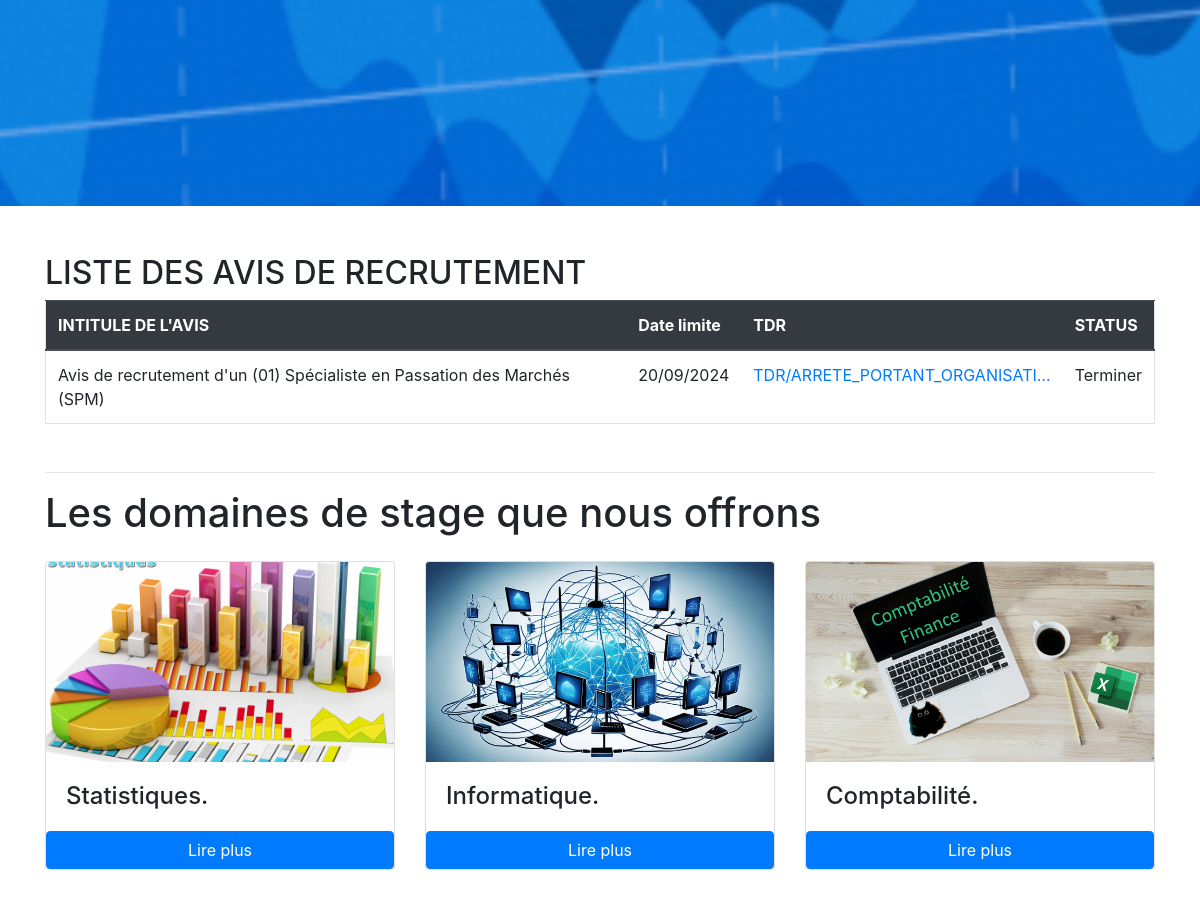
The page /careers/ (middle part) on the database as committed earlier.
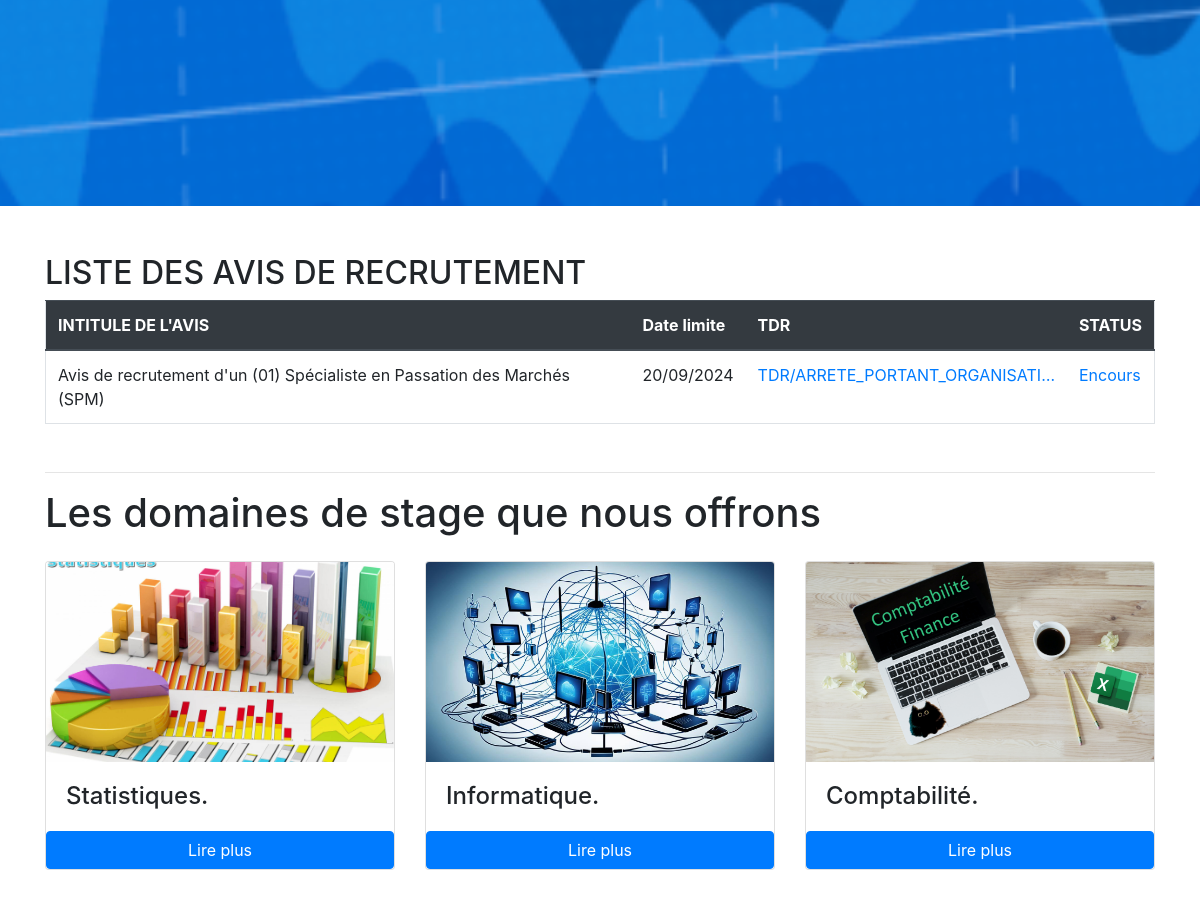
The same page on the database as committed later.
### career/models.py (models this page shows)
class Avis(models.Model):
    title = models.CharField(max_length=200)
    tdr = models.FileField(upload_to='tdr/',null=True,blank=True)
    body = CKEditor5Field(config_name='extends')
    status = models.CharField(max_length=100, default="Encour")
    date_line = models.CharField(max_length=100)

### career/views.py (the view)
# urls.py: path('', views.home, name="home"),
def home(request):
    annonce = Avis.objects.all()
    return render(request, 'career/index.html', {'annonce': annonce})

### career/templates/career/index.html (shortened to what this page needs)
{% extends 'base.html' %}
{% load static %}
{% block content %}
{% include 'career/hero.html' %}
<section id="AVIS" class="container">
    <div class="my-5">
        <h2>LISTE DES AVIS DE RECRUTEMENT</h2>
        <table class="table border">
            <thead class="thead-dark">
                <tr>
                    <th>INTITULE DE L'AVIS</th>
                    <th>Date limite</th>
                    <th>TDR</th>
                    <th>STATUS</th>
                </tr>
            </thead>
            <tbody>
                {% for i in annonce %}
                <tr>
                    <td>{{i.title}}</td>
                    <td>{{i.date_line}}</td>
                    <td><a href="">{{i.tdr.name|truncatechars:30|upper }}</a></td>
                    {% if i.status == 'Encours' %}
                    <td><a href="{% url 'career:detail' i.id %}">{{i.status }}</a></td>
                    {% else %}
                    <td>Terminer</td>
                    {% endif %}
                </tr>
                {% endfor %}
            </tbody>
        </table>
    </div>
    <hr>
</section>
<section id="STAGE" class="container">
    <h1 class="my-3">Les domaines de stage que nous offrons</h1>
    <div class="row">
        <div class="col-md-4 my-2">
            <div class="card shadow-2">
                <img src="{% static 'career/stat.jpg' %}" class="card-img-top" alt="...">
                <div class="card-body">
                    <h4 class="card-text">Statistiques.</h4>
                </div>
                <a class="btn btn-primary" href="">Lire plus</a>
            </div>
        </div>
        <div class="col-md-4 my-2">
            <div class="card shadow-2">
                <img src="{% static 'career/IT.jpeg' %}" class="card-img-top" alt="...">
                <div class="card-body">
                    <h4 class="card-text">Informatique.</h4>
                </div>
                <a class="btn btn-primary" href="">Lire plus</a>
            </div>
        </div>
        <div class="col-md-4 my-2">
            <div class="card shadow-2">
                <img src="{% static 'career/CF.webp' %}" class="card-img-top" alt="...">
                <div class="card-body">
                    <h4 class="card-text">Comptabilité.</h4>
                </div>
                <a class="btn btn-primary" href="">Lire plus</a>
            </div>
        </div>
    </div>
</section>
{% endblock %}

### career/templates/base.html (shortened to what this page needs)
<!DOCTYPE html>
<html lang="en">
{% load static %}
<head>
    <link rel="stylesheet" href="https://stackpath.bootstrapcdn.com/bootstrap/4.5.2/css/bootstrap.min.css">
    <link rel="stylesheet" href="{% static 'career/style.css' %}">
    <link rel="stylesheet" href="https://cdnjs.cloudflare.com/ajax/libs/aos/2.3.4/aos.css">
</head>
<body>
    {% block content %}
    {% endblock %}
</body>
</html>

### career/templates/career/navbar.html (shortened to what this page needs)
{% load static %}

### career/templates/career/hero.html (shortened to what this page needs)
<section id="hero" class="d-flex align-items-center">
</section>

### career/static/career/style.css (style rules this page uses)
.card img { height: 200px; object-fit: cover; }
.btn-primary { background-color: #007bff; border-color: #007bff; }
#hero { width: 100%; height: 80vh; background: url("/static/career/bani.png") no-repeat center bottom; background-position: center center; background-size: cover; position: relative; }
@media (min-width: 1024px) { #hero { background-attachment: fixed; } }

Rows that differ between the two databases and show on the page:
changed Avis "Avis de recrutement d'un (01) Spécialiste en Passation des Marchés (SPM)": status (not shown) → "Encours"; no longer shows "Terminer"
